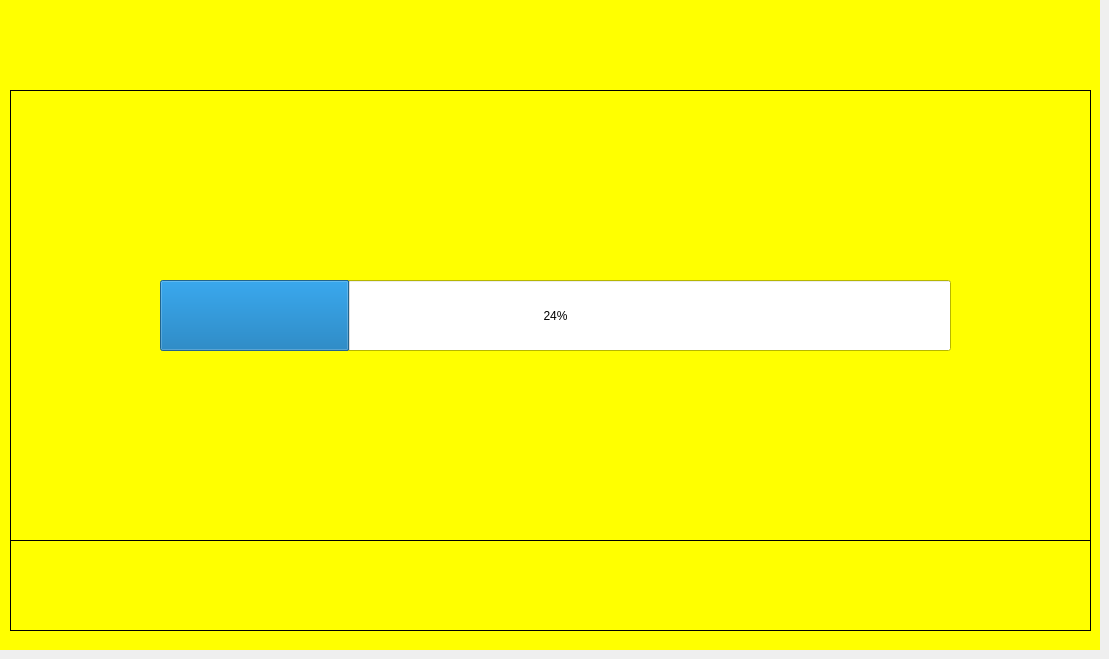
    <widget class="QWidget" name="scenarioDescriptionPage">
     <widget class="QWidget" name="scenarioDescriptionPanel" native="true">
      <property name="geometry">
       <rect>
        <x>0</x>
        <y>0</y>
        <width>1100</width>
        <height>650</height>
       </rect>
      </property>
      <property name="palette">
       <palette>
        <active>
         <colorrole role="Base">
          <brush brushstyle="SolidPattern">
           <color alpha="255">
            <red>255</red>
            <green>255</green>
            <blue>255</blue>
           </color>
          </brush>
         </colorrole>
         <colorrole role="Window">
          <brush brushstyle="SolidPattern">
           <color alpha="255">
            <red>255</red>
            <green>255</green>
            <blue>0</blue>
           </color>
          </brush>
         </colorrole>
        </active>
        <inactive>
         <colorrole role="Base">
          <brush brushstyle="SolidPattern">
           <color alpha="255">
            <red>255</red>
            <green>255</green>
            <blue>255</blue>
           </color>
          </brush>
         </colorrole>
         <colorrole role="Window">
          <brush brushstyle="SolidPattern">
           <color alpha="255">
            <red>255</red>
            <green>255</green>
            <blue>0</blue>
           </color>
          </brush>
         </colorrole>
        </inactive>
        <disabled>
         <colorrole role="Base">
          <brush brushstyle="SolidPattern">
           <color alpha="255">
            <red>255</red>
            <green>255</green>
            <blue>0</blue>
           </color>
          </brush>
         </colorrole>
         <colorrole role="Window">
          <brush brushstyle="SolidPattern">
           <color alpha="255">
            <red>255</red>
            <green>255</green>
            <blue>0</blue>
           </color>
          </brush>
         </colorrole>
        </disabled>
       </palette>
      </property>
      <property name="autoFillBackground">
       <bool>true</bool>
      </property>
      <widget class="QWidget" name="gridLayoutWidget_77">
       <property name="geometry">
        <rect>
         <x>10</x>
         <y>10</y>
         <width>1081</width>
         <height>81</height>
        </rect>
       </property>
       <layout class="QGridLayout" name="scenarioDescriptionTitleGrid"/>
      </widget>
      <widget class="QWidget" name="gridLayoutWidget_78">
       <property name="geometry">
        <rect>
         <x>10</x>
         <y>90</y>
         <width>1081</width>
         <height>451</height>
        </rect>
       </property>
       <layout class="QGridLayout" name="scenarioDescriptionGrid"/>
      </widget>
      <widget class="QLabel" name="scenarioGeneralDescriptionTextAndPicturesPanel_4">
       <property name="geometry">
        <rect>
         <x>10</x>
         <y>90</y>
         <width>1081</width>
         <height>451</height>
        </rect>
       </property>
       <property name="font">
        <font>
         <family>Helvetica</family>
         <pointsize>14</pointsize>
         <weight>75</weight>
         <bold>true</bold>
        </font>
       </property>
       <property name="frameShape">
        <enum>QFrame::Box</enum>
       </property>
       <property name="text">
        <string/>
       </property>
       <property name="alignment">
        <set>Qt::AlignHCenter|Qt::AlignTop</set>
       </property>
      </widget>
      <widget class="QLabel" name="nextButtonScenarioDescriptionPanel">
       <property name="geometry">
        <rect>
         <x>10</x>
         <y>540</y>
         <width>1081</width>
         <height>91</height>
        </rect>
       </property>
       <property name="font">
        <font>
         <family>Helvetica</family>
         <pointsize>14</pointsize>
         <weight>75</weight>
         <bold>true</bold>
        </font>
       </property>
       <property name="frameShape">
        <enum>QFrame::Box</enum>
       </property>
       <property name="text">
        <string/>
       </property>
       <property name="alignment">
        <set>Qt::AlignHCenter|Qt::AlignTop</set>
       </property>
      </widget>
      <widget class="QWidget" name="gridLayoutWidget_79">
       <property name="geometry">
        <rect>
         <x>10</x>
         <y>540</y>
         <width>1081</width>
         <height>91</height>
        </rect>
       </property>
       <layout class="QGridLayout" name="pushButtonsScenarioDescriptionGrid"/>
      </widget>
      <widget class="QProgressBar" name="accumulatedTimeBrakeProgressBar">
       <property name="geometry">
        <rect>
         <x>160</x>
         <y>280</y>
         <width>791</width>
         <height>71</height>
        </rect>
       </property>
       <property name="value">
        <number>24</number>
       </property>
       <property name="format">
        <string notr="true">%p%</string>
       </property>
      </widget>
     </widget>
    </widget>
